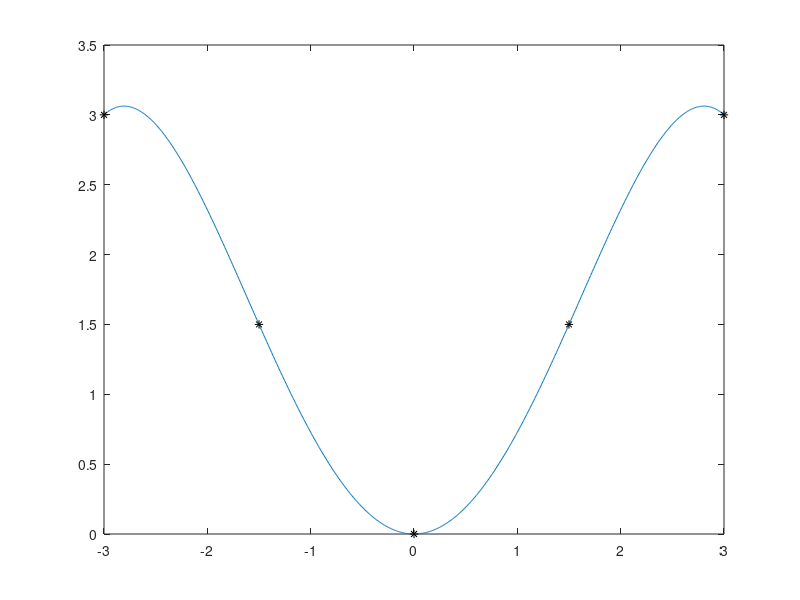
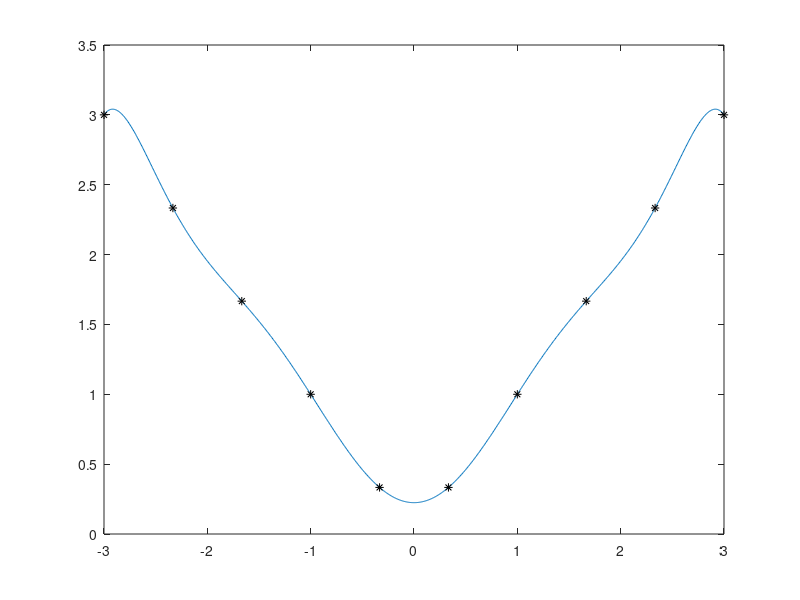
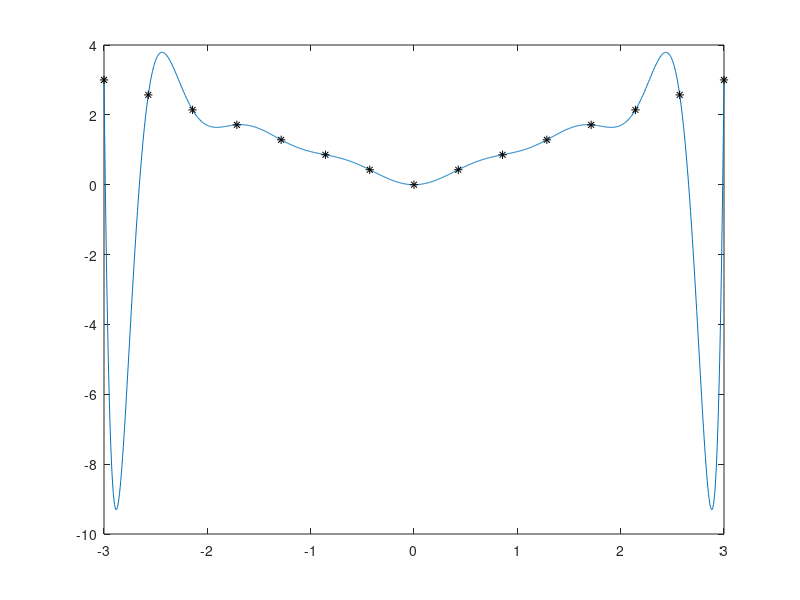

The MATLAB source for these figures, in order:
% ZAD 2

clc
close all
clear all

p=[5,10,15];

for m=1:3
x = linspace(-3,3,p(m))';
y = abs(x);

V=[];

for i=1:length(x)
    for j=1:length(x)
        V(i,j) = x(i).^(j-1);
    end
end

a = V \ y;

X = linspace(-3,3,1000);
Y = 0;

for i=1:length(a)
    Y = Y + a(i)*X.^(i-1);
end

figure(p(m))
plot(X,Y,x,y,'k*')

end

% Na krancach przedzialow mozna zaobserwowac
% efekt Rungego.

% Aby uniknac tego efektu mozna gesciej upchac
% punkty przy krancach przedzialu interpolacji